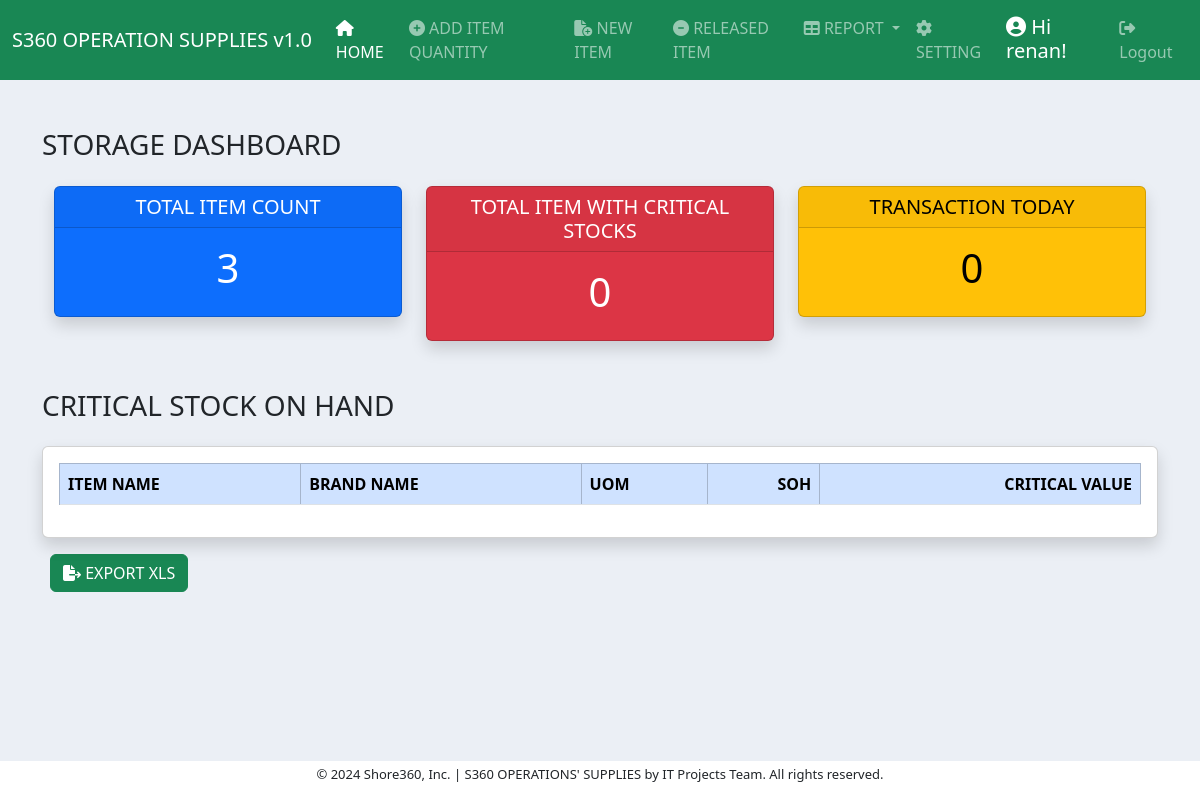
The app's page /dashboard/ (signed in), older data.
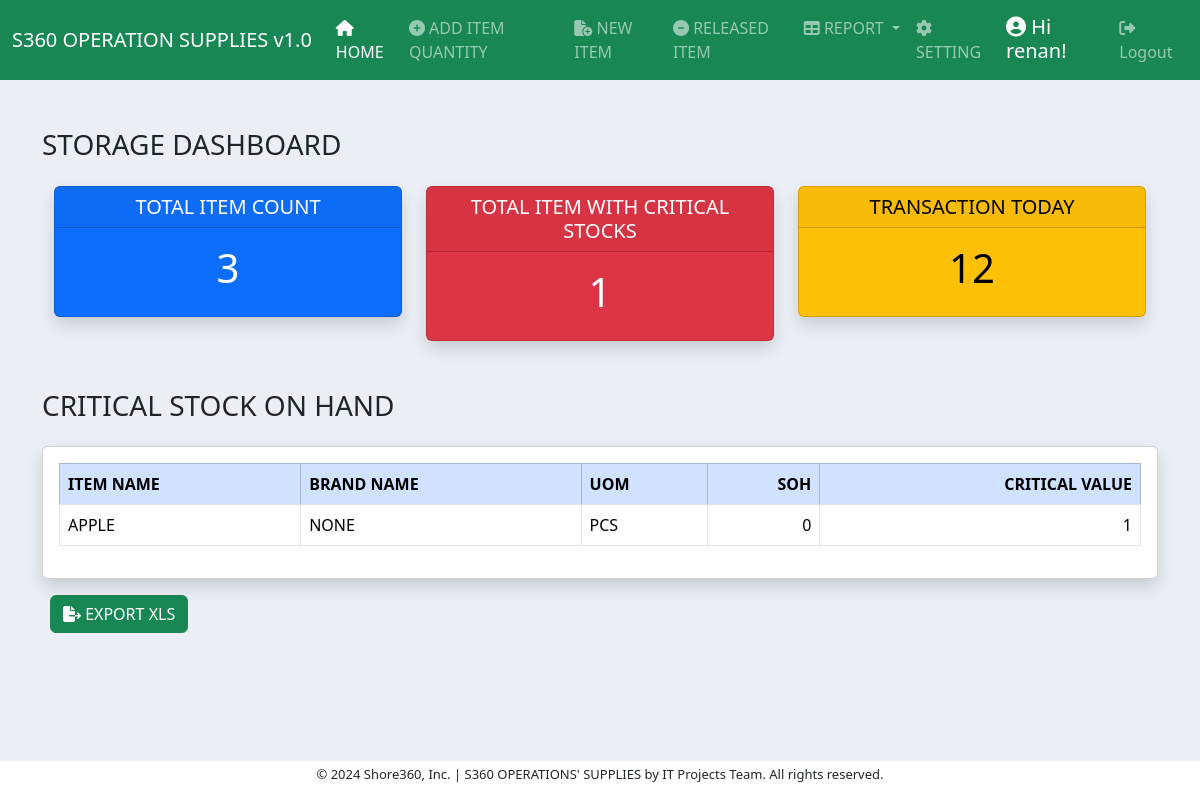
The same page, newer data.
### inventory/models.py (models this page shows, shortened)
class ItemBase(models.Model):
    item_name = models.CharField(max_length=200, null=True)
    brand_name = models.CharField(max_length=200, null=True)
    soh = models.IntegerField(null=True)
    item_code = models.CharField(max_length=200, null=True, blank=True)
    date_added = models.DateTimeField(auto_now_add=True)
    remarks = models.CharField(max_length=50, null=True)
    uom = models.ForeignKey(UOM, on_delete=models.CASCADE, null=True)
    critical_value = models.IntegerField(null=True, blank=True)
    site = models.ForeignKey(Site, on_delete=models.CASCADE)
    class Meta:
        ordering = ["item_name"]

class UOM(models.Model):
    uom = models.CharField(max_length=30)
    def __str__(self):
        return self.uom
    class Meta:
        ordering = ["uom"]

### dashboard/views.py (the view)
# urls.py: path('', views.dashboard_view, name='dashboard'),
@login_required
def dashboard_view(request):
    itembase = ItemBase.objects.all()
    item = Item.objects.all()
    item_count = itembase.count()
    critical_count = 0
    critical_list = []
    for critical in itembase:
        if critical.critical_value != 0:
            if critical.critical_value is not None:
                if critical.soh <= critical.critical_value:
                    critical_count += 1
                    critical_list.append(critical.id)
                    print(f"critical database = {critical.soh}")
                    print(f"critical assign = {critical.critical_value}")
            else:
                if critical.soh <= none_value:
                    critical_count += 1
                    critical_list.append(critical.id)
    print(critical_count)
    transaction_count = 0
    for transaction_date in item:
        if transaction_date.date_added.date() == datetime.datetime.now().date():
            transaction_count += 1
    context = {
        'item_count': item_count,
        'critical_count': critical_count,
        'none_value': none_value,
        'itembase': itembase,
        'transaction_count': transaction_count
    }
    return render(request, 'dashboard/dashboard_template.html', context)

### dashboard/templates/dashboard/dashboard_template.html (shortened to what this page needs)
{% extends 'base.html'  %}
{% block content %}
<div class="container">
<div class="dasboard-title mt-5 pb-3">
    <h3>STORAGE DASHBOARD  </h3>
</div>
<div class="container text-center">
    <div class="row">
      <div class="col-4">
        <div class="card text-bg-primary mb-3 shadow fade show">
            <h5 class="card-header">TOTAL ITEM COUNT</h5>
            <div class="card-body">
              <h1 class="card-title">{{ item_count }}</h1>
            </div>
          </div>
      </div>
      <div class="col-4">
        <div class="card text-bg-danger shadow fade show">
            <h5 class="card-header ">TOTAL ITEM WITH CRITICAL STOCKS</h5>
            <div class="card-body">
                <h1 class="card-title">{{ critical_count }}</h1>
            </div>
          </div>
      </div>
      <div class="col-4">
        <div class="card text-bg-warning mb-3 shadow fade show ">
            <h5 class="card-header">TRANSACTION TODAY</h5>
            <div class="card-body">
                <h1 class="card-title">{{ transaction_count }}</h1>
            </div>
          </div>
      </div>
    </div>
</div>
<div class="dasboard-title mt-5 pb-3">
    <h3>CRITICAL STOCK ON HAND </h3>
</div>
<div class="row">
    <div class="col-12">
          <div class="card card-body shadow fade show">
            <table class="table table-bordered table-hover table-striped">
                  <thead class="table-primary">
                    <tr>
                      <th scope="col">ITEM NAME</th>
                      <th scope="col">BRAND NAME</th>
                      <th scope="col">UOM</th>
                      <th scope="col" class="text-right">SOH</th>
                      <th scope="col" class="text-right">CRITICAL VALUE</th>
                    </tr>
                  </thead>
                  <tbody>
                    {% for item in itembase %}
                    <tr>
                      {% if item.critical_value != 0 %}
                        {% if item.critical_value > 0 %}
                          {% if item.soh <= item.critical_value %}
                            <td>{{ item.item_name }}</td>
                            <td>{{ item.brand_name }}</td>
                            <td>{{ item.uom }}</td>
                            <td class="item_soh text-right">{{ item.soh }}</td>
                            <td class="text-right">{{ item.critical_value }}</td>
                          {% endif %}
                        {% endif %}
                      {% endif %}
                    </tr>
                    {% endfor %}
                  </tbody>
                </table>
          </div>
    </div>
</div>
<div class="pb-5">
  <a href="{% url 'critical_stock_excel_export' %}"><button class="btn btn-success mt-3 ms-2"><i class="fa-solid fa-file-export"></i> EXPORT XLS</button></a>
</div>
</div>
{% endblock content %}

Row changes from the older to the newer data that the page shows:
now on this page (row edited): ItemBase: item_name "APPLE", brand_name "NONE", uom "PCS", soh "0", critical_value "1"
Text that changed along with them:
{{ critical_count }}: "0" → "1"
{{ transaction_count }}: "0" → "12"
